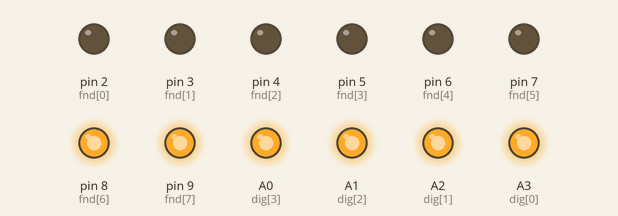
Simulated run of this sketch. Board: Arduino Uno, built with avr-gcc and run on an emulated ATmega328P. Parts: output pins drawn as LEDs (lit = HIGH).

Above: at 0.5 s.
At 1.5 s:
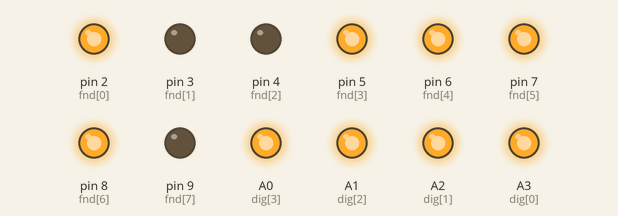
At 2.5 s:
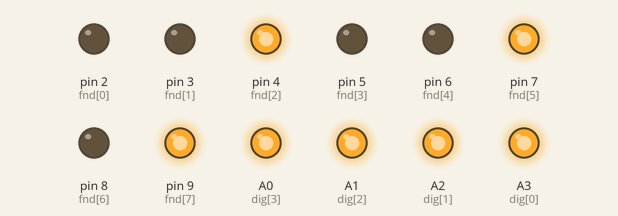
At 4.5 s:
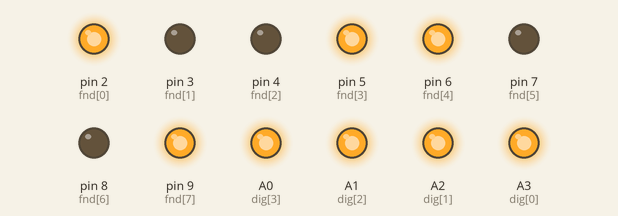
At 6.5 s:
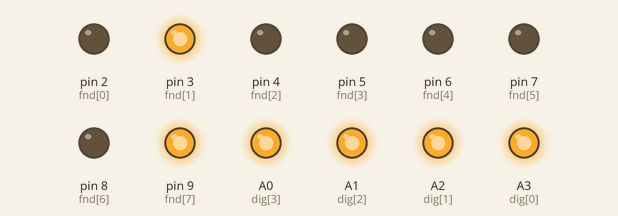
At 9.5 s:
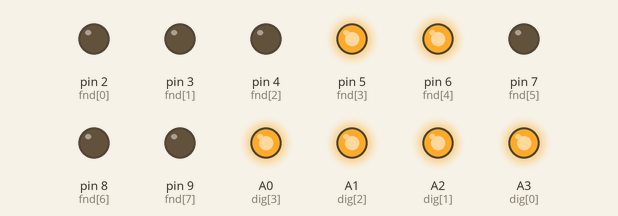
Timing chart, 0 to 11.5 s (numbered marks = the images above):
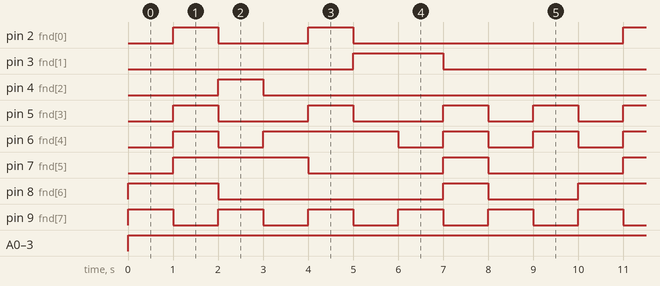

Measured:
- by itself, pin 2 (fnd[0]): repeats every 10.0 s: LOW 2.0 s, HIGH 1.0 s, LOW 6.0 s, HIGH 1.0 s
- by itself, pin 3 (fnd[1]): alternates HIGH for 2.0 s and LOW for 8.0 s
- by itself, pin 4 (fnd[2]): alternates HIGH for 1.0 s and LOW for 9.0 s
- by itself, pin 5 (fnd[3]): repeats every 10.0 s: 2 × (LOW 2.0 s, HIGH 1.0 s), 2 × (LOW 1.0 s, HIGH 1.0 s)
- by itself, pin 6 (fnd[4]): repeats every 10.0 s: LOW 1.0 s, HIGH 3.0 s, 3 × (LOW 1.0 s, HIGH 1.0 s)
- by itself, pin 7 (fnd[5]): repeats every 10.0 s: LOW 3.0 s, HIGH 1.0 s, LOW 3.0 s, HIGH 3.0 s
- by itself, pin 8 (fnd[6]): repeats every 10.0 s: LOW 5.0 s, HIGH 1.0 s, LOW 2.0 s, HIGH 2.0 s
- by itself, pin 9 (fnd[7]): alternates HIGH for 1.0 s and LOW for 1.0 s

The sketch:

FND_7SEGMENT.ino
```cpp
int dig[4]={A3,A2,A1,A0};
int fnd[8]={2,3,4,5,6,7,8,9};
byte fndv[10][8]=
{
  {0,0,0,0,0,0,1,1},
  {1,0,0,1,1,1,1,0},
  {0,0,1,0,0,1,0,1},
  {0,0,0,0,1,1,0,0},
  {1,0,0,1,1,0,0,1},
  {0,1,0,0,1,0,0,0},
  {0,1,0,0,0,0,0,1},
  {0,0,0,1,1,1,1,0},
  {0,0,0,0,0,0,0,1},
  {0,0,0,1,1,0,0,0}
};
int b=0;

void setup()
{
  for(int i=0;i<4;i++) pinMode(dig[i],OUTPUT);
  for(int j=0;j<8;j++) pinMode(fnd[j],OUTPUT);
  digitalWrite(9,HIGH);
}

void loop()
{
  for(int b=0;b<10;b++)
  {
    for(int i=0;i<4;i++) digitalWrite(dig[i],HIGH);
    for(int j=0;j<8;j++) digitalWrite(fnd[j],fndv[b][j]);
    delay(1000);
  }
}
```
